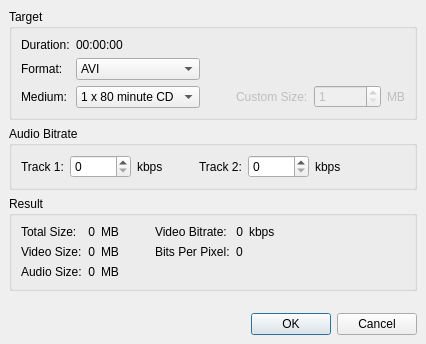
<ui version="4.0" >
 <class>CalculatorDialog</class>
 <widget class="QDialog" name="CalculatorDialog" >
  <property name="geometry" >
   <rect>
    <x>0</x>
    <y>0</y>
    <width>390</width>
    <height>314</height>
   </rect>
  </property>
  <property name="windowTitle" >
   <string>Calculator</string>
  </property>
  <layout class="QVBoxLayout" >
   <property name="margin" >
    <number>9</number>
   </property>
   <property name="spacing" >
    <number>6</number>
   </property>
   <item>
    <widget class="QGroupBox" name="groupBox_3" >
     <property name="title" >
      <string>Target</string>
     </property>
     <layout class="QVBoxLayout" >
      <property name="margin" >
       <number>9</number>
      </property>
      <property name="spacing" >
       <number>6</number>
      </property>
      <item>
       <layout class="QHBoxLayout" >
        <property name="margin" >
         <number>0</number>
        </property>
        <property name="spacing" >
         <number>6</number>
        </property>
        <item>
         <layout class="QGridLayout" >
          <property name="margin" >
           <number>0</number>
          </property>
          <property name="spacing" >
           <number>6</number>
          </property>
          <item row="0" column="1" >
           <widget class="QLabel" name="durationLabel" >
            <property name="text" >
             <string>00:00:00</string>
            </property>
           </widget>
          </item>
          <item row="1" column="1" >
           <widget class="QComboBox" name="formatComboBox" >
            <item>
             <property name="text" >
              <string>AVI</string>
             </property>
            </item>
            <item>
             <property name="text" >
              <string>OGM</string>
             </property>
            </item>
            <item>
             <property name="text" >
              <string>MPEG</string>
             </property>
            </item>
           </widget>
          </item>
          <item row="2" column="0" >
           <widget class="QLabel" name="label_4" >
            <property name="text" >
             <string>Medium:</string>
            </property>
           </widget>
          </item>
          <item row="1" column="0" >
           <widget class="QLabel" name="label_3" >
            <property name="text" >
             <string>Format:</string>
            </property>
           </widget>
          </item>
          <item row="0" column="0" >
           <widget class="QLabel" name="label" >
            <property name="text" >
             <string>Duration:</string>
            </property>
           </widget>
          </item>
          <item row="2" column="1" >
           <widget class="QComboBox" name="mediumComboBox" >
            <item>
             <property name="text" >
              <string>1 x 80 minute CD</string>
             </property>
            </item>
            <item>
             <property name="text" >
              <string>2 x 80 minute CD</string>
             </property>
            </item>
            <item>
             <property name="text" >
              <string>1 x 74 minute CD</string>
             </property>
            </item>
            <item>
             <property name="text" >
              <string>2 x 74 minute CD</string>
             </property>
            </item>
            <item>
             <property name="text" >
              <string>DVD-5</string>
             </property>
            </item>
            <item>
             <property name="text" >
              <string>Custom</string>
             </property>
            </item>
           </widget>
          </item>
         </layout>
        </item>
        <item>
         <spacer>
          <property name="orientation" >
           <enum>Qt::Horizontal</enum>
          </property>
          <property name="sizeType" >
           <enum>QSizePolicy::Fixed</enum>
          </property>
          <property name="sizeHint" >
           <size>
            <width>30</width>
            <height>20</height>
           </size>
          </property>
         </spacer>
        </item>
        <item>
         <layout class="QVBoxLayout" >
          <property name="margin" >
           <number>0</number>
          </property>
          <property name="spacing" >
           <number>6</number>
          </property>
          <item>
           <spacer>
            <property name="orientation" >
             <enum>Qt::Vertical</enum>
            </property>
            <property name="sizeHint" >
             <size>
              <width>20</width>
              <height>40</height>
             </size>
            </property>
           </spacer>
          </item>
          <item>
           <layout class="QHBoxLayout" >
            <property name="margin" >
             <number>0</number>
            </property>
            <property name="spacing" >
             <number>6</number>
            </property>
            <item>
             <widget class="QLabel" name="customSizeLabel" >
              <property name="enabled" >
               <bool>false</bool>
              </property>
              <property name="text" >
               <string>Custom Size:</string>
              </property>
             </widget>
            </item>
            <item>
             <widget class="QSpinBox" name="customSizeSpinBox" >
              <property name="enabled" >
               <bool>false</bool>
              </property>
              <property name="maximum" >
               <number>999999</number>
              </property>
              <property name="minimum" >
               <number>1</number>
              </property>
             </widget>
            </item>
            <item>
             <widget class="QLabel" name="customSizeMbLabel" >
              <property name="enabled" >
               <bool>false</bool>
              </property>
              <property name="text" >
               <string>MB</string>
              </property>
             </widget>
            </item>
           </layout>
          </item>
         </layout>
        </item>
        <item>
         <spacer>
          <property name="orientation" >
           <enum>Qt::Horizontal</enum>
          </property>
          <property name="sizeHint" >
           <size>
            <width>16</width>
            <height>56</height>
           </size>
          </property>
         </spacer>
        </item>
       </layout>
      </item>
      <item>
       <spacer>
        <property name="orientation" >
         <enum>Qt::Vertical</enum>
        </property>
        <property name="sizeHint" >
         <size>
          <width>20</width>
          <height>16</height>
         </size>
        </property>
       </spacer>
      </item>
     </layout>
    </widget>
   </item>
   <item>
    <widget class="QGroupBox" name="groupBox_2" >
     <property name="title" >
      <string>Audio Bitrate</string>
     </property>
     <layout class="QHBoxLayout" >
      <property name="margin" >
       <number>9</number>
      </property>
      <property name="spacing" >
       <number>6</number>
      </property>
      <item>
       <layout class="QHBoxLayout" >
        <property name="margin" >
         <number>0</number>
        </property>
        <property name="spacing" >
         <number>6</number>
        </property>
        <item>
         <widget class="QLabel" name="label_6" >
          <property name="text" >
           <string>Track 1:</string>
          </property>
         </widget>
        </item>
        <item>
         <widget class="QSpinBox" name="audioTrack1SpinBox" >
          <property name="maximum" >
           <number>99999</number>
          </property>
         </widget>
        </item>
        <item>
         <widget class="QLabel" name="label_23" >
          <property name="text" >
           <string>kbps</string>
          </property>
         </widget>
        </item>
        <item>
         <spacer>
          <property name="orientation" >
           <enum>Qt::Horizontal</enum>
          </property>
          <property name="sizeType" >
           <enum>QSizePolicy::Fixed</enum>
          </property>
          <property name="sizeHint" >
           <size>
            <width>30</width>
            <height>20</height>
           </size>
          </property>
         </spacer>
        </item>
        <item>
         <widget class="QLabel" name="label_7" >
          <property name="text" >
           <string>Track 2:</string>
          </property>
         </widget>
        </item>
        <item>
         <widget class="QSpinBox" name="audioTrack2SpinBox" >
          <property name="maximum" >
           <number>99999</number>
          </property>
         </widget>
        </item>
        <item>
         <widget class="QLabel" name="label_24" >
          <property name="text" >
           <string>kbps</string>
          </property>
         </widget>
        </item>
        <item>
         <spacer>
          <property name="orientation" >
           <enum>Qt::Horizontal</enum>
          </property>
          <property name="sizeHint" >
           <size>
            <width>20</width>
            <height>20</height>
           </size>
          </property>
         </spacer>
        </item>
       </layout>
      </item>
     </layout>
    </widget>
   </item>
   <item>
    <widget class="QGroupBox" name="groupBox" >
     <property name="title" >
      <string>Result</string>
     </property>
     <layout class="QHBoxLayout" >
      <property name="margin" >
       <number>9</number>
      </property>
      <property name="spacing" >
       <number>6</number>
      </property>
      <item>
       <layout class="QVBoxLayout" >
        <property name="margin" >
         <number>0</number>
        </property>
        <property name="spacing" >
         <number>6</number>
        </property>
        <item>
         <layout class="QGridLayout" >
          <property name="margin" >
           <number>0</number>
          </property>
          <property name="spacing" >
           <number>6</number>
          </property>
          <item row="2" column="0" >
           <widget class="QLabel" name="label_16" >
            <property name="text" >
             <string>Audio Size:</string>
            </property>
           </widget>
          </item>
          <item row="1" column="0" >
           <widget class="QLabel" name="label_12" >
            <property name="text" >
             <string>Video Size:</string>
            </property>
           </widget>
          </item>
          <item row="2" column="1" >
           <layout class="QHBoxLayout" >
            <property name="margin" >
             <number>0</number>
            </property>
            <property name="spacing" >
             <number>6</number>
            </property>
            <item>
             <widget class="QLabel" name="audioSizeLabel" >
              <property name="text" >
               <string>0</string>
              </property>
              <property name="alignment" >
               <set>Qt::AlignRight|Qt::AlignTrailing|Qt::AlignVCenter</set>
              </property>
             </widget>
            </item>
            <item>
             <widget class="QLabel" name="label_21" >
              <property name="text" >
               <string>MB</string>
              </property>
             </widget>
            </item>
           </layout>
          </item>
          <item row="0" column="1" >
           <layout class="QHBoxLayout" >
            <property name="margin" >
             <number>0</number>
            </property>
            <property name="spacing" >
             <number>6</number>
            </property>
            <item>
             <widget class="QLabel" name="totalSizeLabel" >
              <property name="text" >
               <string>0</string>
              </property>
              <property name="alignment" >
               <set>Qt::AlignRight|Qt::AlignTrailing|Qt::AlignVCenter</set>
              </property>
             </widget>
            </item>
            <item>
             <widget class="QLabel" name="label_19" >
              <property name="text" >
               <string>MB</string>
              </property>
             </widget>
            </item>
           </layout>
          </item>
          <item row="0" column="0" >
           <widget class="QLabel" name="label_8" >
            <property name="text" >
             <string>Total Size:</string>
            </property>
           </widget>
          </item>
          <item row="1" column="1" >
           <layout class="QHBoxLayout" >
            <property name="margin" >
             <number>0</number>
            </property>
            <property name="spacing" >
             <number>6</number>
            </property>
            <item>
             <widget class="QLabel" name="videoSizeLabel" >
              <property name="text" >
               <string>0</string>
              </property>
              <property name="alignment" >
               <set>Qt::AlignRight|Qt::AlignTrailing|Qt::AlignVCenter</set>
              </property>
             </widget>
            </item>
            <item>
             <widget class="QLabel" name="label_20" >
              <property name="text" >
               <string>MB</string>
              </property>
             </widget>
            </item>
           </layout>
          </item>
         </layout>
        </item>
        <item>
         <spacer>
          <property name="orientation" >
           <enum>Qt::Vertical</enum>
          </property>
          <property name="sizeHint" >
           <size>
            <width>20</width>
            <height>40</height>
           </size>
          </property>
         </spacer>
        </item>
       </layout>
      </item>
      <item>
       <spacer>
        <property name="orientation" >
         <enum>Qt::Horizontal</enum>
        </property>
        <property name="sizeType" >
         <enum>QSizePolicy::Fixed</enum>
        </property>
        <property name="sizeHint" >
         <size>
          <width>30</width>
          <height>20</height>
         </size>
        </property>
       </spacer>
      </item>
      <item>
       <layout class="QVBoxLayout" >
        <property name="margin" >
         <number>0</number>
        </property>
        <property name="spacing" >
         <number>6</number>
        </property>
        <item>
         <layout class="QGridLayout" >
          <property name="margin" >
           <number>0</number>
          </property>
          <property name="spacing" >
           <number>6</number>
          </property>
          <item row="1" column="1" >
           <widget class="QLabel" name="bppLabel" >
            <property name="text" >
             <string>0</string>
            </property>
            <property name="alignment" >
             <set>Qt::AlignLeading|Qt::AlignLeft|Qt::AlignVCenter</set>
            </property>
           </widget>
          </item>
          <item row="0" column="1" >
           <layout class="QHBoxLayout" >
            <property name="margin" >
             <number>0</number>
            </property>
            <property name="spacing" >
             <number>6</number>
            </property>
            <item>
             <widget class="QLabel" name="videoBitrateLabel" >
              <property name="text" >
               <string>0</string>
              </property>
              <property name="alignment" >
               <set>Qt::AlignRight|Qt::AlignTrailing|Qt::AlignVCenter</set>
              </property>
             </widget>
            </item>
            <item>
             <widget class="QLabel" name="label_22" >
              <property name="text" >
               <string>kbps</string>
              </property>
             </widget>
            </item>
           </layout>
          </item>
          <item row="1" column="0" >
           <widget class="QLabel" name="label_14" >
            <property name="text" >
             <string>Bits Per Pixel:</string>
            </property>
           </widget>
          </item>
          <item row="0" column="0" >
           <widget class="QLabel" name="label_10" >
            <property name="text" >
             <string>Video Bitrate:</string>
            </property>
           </widget>
          </item>
         </layout>
        </item>
        <item>
         <spacer>
          <property name="orientation" >
           <enum>Qt::Vertical</enum>
          </property>
          <property name="sizeHint" >
           <size>
            <width>20</width>
            <height>40</height>
           </size>
          </property>
         </spacer>
        </item>
       </layout>
      </item>
      <item>
       <spacer>
        <property name="orientation" >
         <enum>Qt::Horizontal</enum>
        </property>
        <property name="sizeHint" >
         <size>
          <width>20</width>
          <height>20</height>
         </size>
        </property>
       </spacer>
      </item>
     </layout>
    </widget>
   </item>
   <item>
    <spacer>
     <property name="orientation" >
      <enum>Qt::Vertical</enum>
     </property>
     <property name="sizeType" >
      <enum>QSizePolicy::Fixed</enum>
     </property>
     <property name="sizeHint" >
      <size>
       <width>20</width>
       <height>16</height>
      </size>
     </property>
    </spacer>
   </item>
   <item>
    <widget class="QDialogButtonBox" name="buttonBox" >
     <property name="orientation" >
      <enum>Qt::Horizontal</enum>
     </property>
     <property name="standardButtons" >
      <set>QDialogButtonBox::Cancel|QDialogButtonBox::NoButton|QDialogButtonBox::Ok</set>
     </property>
    </widget>
   </item>
  </layout>
 </widget>
 <resources/>
 <connections>
  <connection>
   <sender>buttonBox</sender>
   <signal>rejected()</signal>
   <receiver>CalculatorDialog</receiver>
   <slot>reject()</slot>
   <hints>
    <hint type="sourcelabel" >
     <x>202</x>
     <y>321</y>
    </hint>
    <hint type="destinationlabel" >
     <x>202</x>
     <y>184</y>
    </hint>
   </hints>
  </connection>
  <connection>
   <sender>buttonBox</sender>
   <signal>accepted()</signal>
   <receiver>CalculatorDialog</receiver>
   <slot>accept()</slot>
   <hints>
    <hint type="sourcelabel" >
     <x>202</x>
     <y>321</y>
    </hint>
    <hint type="destinationlabel" >
     <x>202</x>
     <y>184</y>
    </hint>
   </hints>
  </connection>
 </connections>
</ui>
